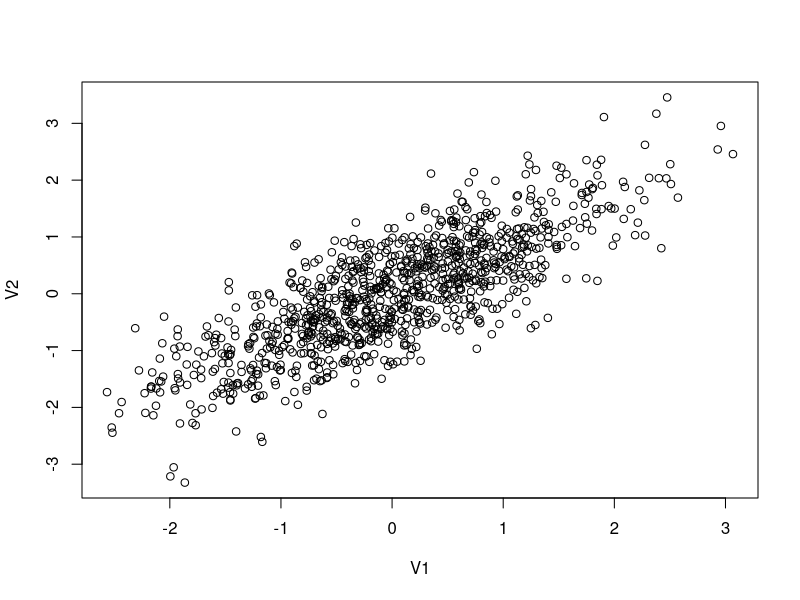
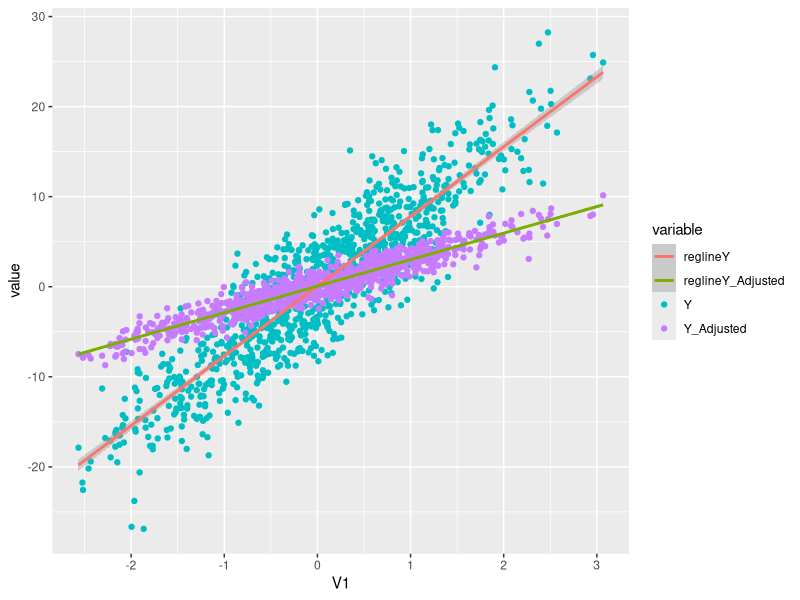

The R source for these figures, in order:
## ---- chunk 1
knitr::opts_chunk$set(echo = TRUE)
## ---- chunk 2
#This is a comment, alone in a chunk. 

## ---- chunk 3
library(MASS)
library(ggplot2)

out <- as.data.frame(mvrnorm(1000, mu = c(0,0), 
                     Sigma = matrix(c(1,0.8,0.8,1), ncol = 2), 
                     empirical = TRUE))
cor(out)
plot(out)

## ---- chunk 4
out$error<-rnorm(1000, mean=0, sd=1)

#The data generating process
B1<-3
B2<-6

out$Y<-out$V1*B1+out$V2*B2+out$error
## ---- chunk 5
Y_Adjusted <- out$Y-B2*out$V2

plotted<-ggplot(out, aes(V1, y = value, color = variable)) + 
  geom_point(aes(y = Y, col = "Y")) + 
  geom_point(aes(y = Y_Adjusted, col = "Y_Adjusted"))+
  geom_smooth(method='lm', aes(y = Y, col = "reglineY"))+
  geom_smooth(method='lm', aes(y = Y_Adjusted, col = "reglineY_Adjusted"))
plot(plotted)
